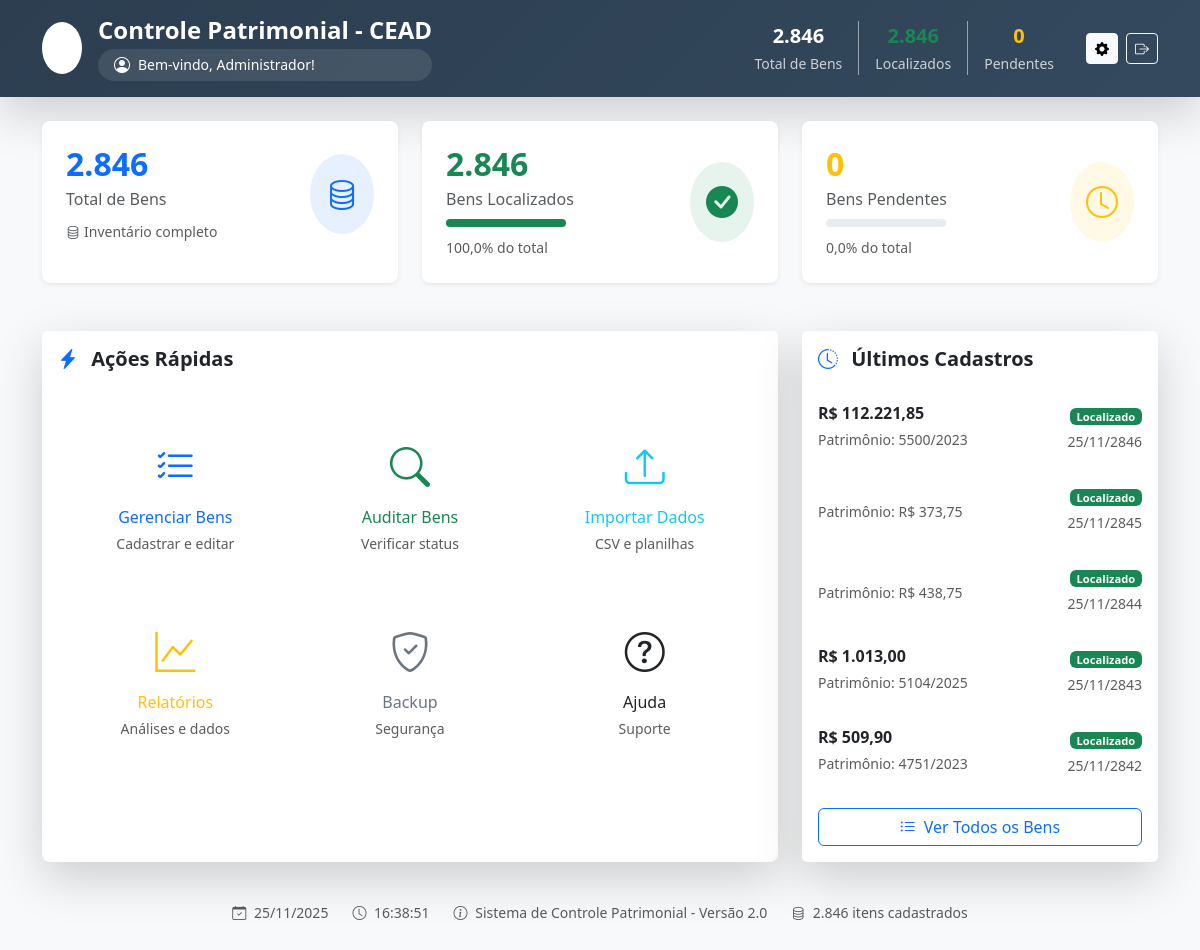
The app's page /index.php (signed in), older data.
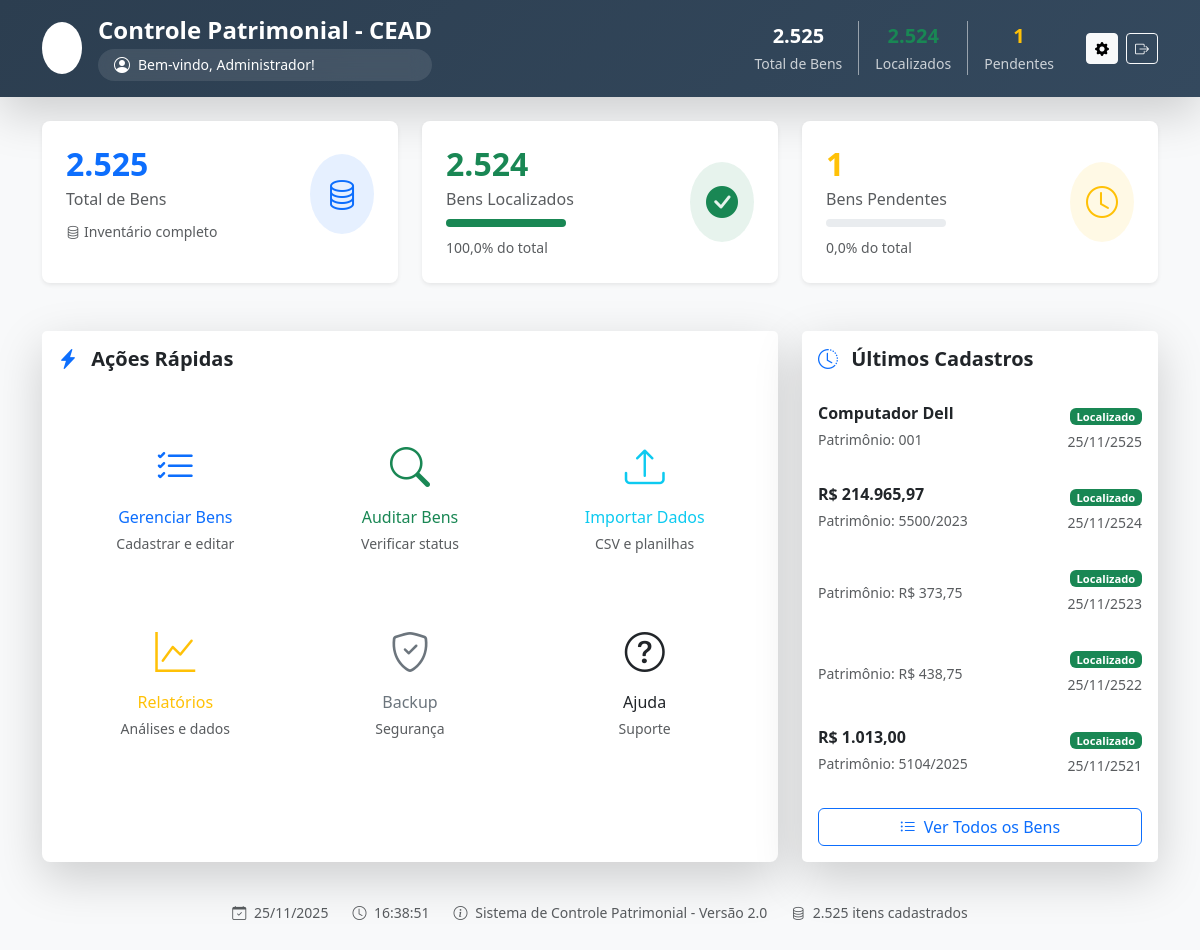
The same page, newer data.
### tables this page shows
CREATE TABLE `bens` (
  `id` int(11) NOT NULL AUTO_INCREMENT,
  `unidade_gestora` varchar(200) DEFAULT NULL,
  `localidade` varchar(200) DEFAULT NULL,
  `responsavel_localidade` varchar(100) DEFAULT NULL,
  `numero_patrimonio` varchar(100) NOT NULL,
  `descricao` text DEFAULT NULL,
  `observacoes` text DEFAULT NULL,
  `status` enum('Localizado','Pendente') DEFAULT 'Pendente',
  `responsavel_bem` varchar(100) DEFAULT NULL,
  `auditor` varchar(100) DEFAULT NULL,
  `data_ultima_vistoria` date DEFAULT NULL,
  `data_vistoria_atual` date DEFAULT NULL,
  `imagem` varchar(255) DEFAULT NULL,
  `localizacao_atual` varchar(200) DEFAULT NULL,
  `data_criacao` timestamp NOT NULL DEFAULT current_timestamp(),
  `data_atualizacao` timestamp NOT NULL DEFAULT current_timestamp() ON UPDATE current_timestamp(),
  `data_auditoria` datetime DEFAULT NULL,
  `localidade_anterior` varchar(200) DEFAULT NULL,
  PRIMARY KEY (`id`),
  UNIQUE KEY `numero_patrimonio` (`numero_patrimonio`)
);

### index.php (the view, shortened to what the changed rows need)
<?php
function formatarNumero($numero) {
    return number_format($numero, 0, ',', '.');
}
function formatarData($data) {
    return date('d/m/Y', strtotime($data));
}
function abreviarTexto($texto, $limite = 30) {
    if (strlen($texto) <= $limite) return $texto;
    return substr($texto, 0, $limite) . '...';
}
$database = new Database();
$db = $database->getConnection();
$query_total = "SELECT COUNT(*) as total FROM bens";
$total_count = $db->query($query_total)->fetch(PDO::FETCH_ASSOC)['total'];
$query_localizados = "SELECT COUNT(*) as total FROM bens WHERE status = 'Localizado'";
$localizados_count = $db->query($query_localizados)->fetch(PDO::FETCH_ASSOC)['total'];
$query_pendentes = "SELECT COUNT(*) as total FROM bens WHERE status = 'Pendente'";
$pendentes_count = $db->query($query_pendentes)->fetch(PDO::FETCH_ASSOC)['total'];
$percentual_localizados = $total_count > 0 ? ($localizados_count / $total_count) * 100 : 0;
$percentual_pendentes = $total_count > 0 ? ($pendentes_count / $total_count) * 100 : 0;
$ultimos_bens = [];
try {
    $stmt = $db->query("DESCRIBE bens");
    $colunas = $stmt->fetchAll(PDO::FETCH_COLUMN);
    $coluna_nome = in_array('descricao', $colunas) ? 'descricao' :
                   (in_array('nome', $colunas) ? 'nome' : 'id');
    $coluna_patrimonio = in_array('numero_patrimonio', $colunas) ? 'numero_patrimonio' :
                        (in_array('patrimonio', $colunas) ? 'patrimonio' : 'id');
    $coluna_data = in_array('data_cadastro', $colunas) ? 'data_cadastro' :
                  (in_array('created_at', $colunas) ? 'created_at' : 'id');
    $query_ultimos = "SELECT id, $coluna_nome as descricao, $coluna_patrimonio as patrimonio,
                             $coluna_data as data_cadastro, status
                      FROM bens
                      ORDER BY $coluna_data DESC
                      LIMIT 5";
    $ultimos_bens = $db->query($query_ultimos)->fetchAll(PDO::FETCH_ASSOC);
} catch (PDOException $e) {
    error_log("Erro ao buscar últimos bens: " . $e->getMessage());
    $query_ultimos = "SELECT id, status FROM bens ORDER BY id DESC LIMIT 5";
    $ultimos_bens = $db->query($query_ultimos)->fetchAll(PDO::FETCH_ASSOC);
    foreach ($ultimos_bens as &$bem) {
        $bem['descricao'] = "Bem #" . $bem['id'];
        $bem['patrimonio'] = "PAT" . $bem['id'];
        $bem['data_cadastro'] = date('Y-m-d');
    }
    unset($bem);
}
?>
<!DOCTYPE html>
<html lang="pt-br">
<head>
    <link href="https://cdn.jsdelivr.net/npm/bootstrap@5.3.0/dist/css/bootstrap.min.css" rel="stylesheet">
    <link rel="stylesheet" href="https://cdn.jsdelivr.net/npm/bootstrap-icons@1.11.0/font/bootstrap-icons.css">
</head>
<body class="bg-light">
    <header class="gradient-bg text-white shadow-lg">
        <div class="container py-3">
            <div class="row align-items-center">
                <div class="col-lg-6 header-content">
                    <div class="d-flex align-items-center">
                        <div>
                            <h1 class="h4 mb-1 fw-bold">Controle Patrimonial - CEAD</h1>
                        </div>
                    </div>
                </div>
                <div class="col-lg-6">
                    <div class="d-flex align-items-center justify-content-lg-end user-stats gap-3 mt-3 mt-lg-0">
                        <div class="text-center">
                            <div class="fs-5 fw-bold"><?php echo formatarNumero($total_count); ?></div>
                            <small class="opacity-75">Total de Bens</small>
                        </div>
                        <div class="text-center">
                            <div class="fs-5 fw-bold text-success"><?php echo formatarNumero($localizados_count); ?></div>
                            <small class="opacity-75">Localizados</small>
                        </div>
                        <div class="text-center">
                            <div class="fs-5 fw-bold text-warning"><?php echo formatarNumero($pendentes_count); ?></div>
                            <small class="opacity-75">Pendentes</small>
                        </div>
                    </div>
                </div>
            </div>
        </div>
    </header>
    <main class="container py-4">
        <div class="row g-4 mb-5">
            <div class="col-md-4">
                <div class="card stat-card total card-hover border-0 shadow-sm h-100">
                    <div class="card-body p-4">
                        <div class="d-flex align-items-center justify-content-between">
                            <div>
                                <h3 class="h2 fw-bold text-primary mb-1">
                                    <?php echo formatarNumero($total_count); ?>
                                </h3>
                                <p class="text-muted mb-2">Total de Bens</p>
                                <small class="text-muted">
                                    <i class="bi bi-database me-1"></i>Inventário completo
                                </small>
                            </div>
                        </div>
                    </div>
                </div>
            </div>
            <div class="col-md-4">
                <div class="card stat-card localizados card-hover border-0 shadow-sm h-100">
                    <div class="card-body p-4">
                        <div class="d-flex align-items-center justify-content-between">
                            <div>
                                <h3 class="h2 fw-bold text-success mb-1">
                                    <?php echo formatarNumero($localizados_count); ?>
                                </h3>
                                <p class="text-muted mb-2">Bens Localizados</p>
                                <div class="progress mb-2" style="width: 120px;">
                                    <div class="progress-bar bg-success" style="width: <?php echo $percentual_localizados; ?>%"></div>
                                </div>
                                <small class="text-muted">
                                    <?php echo number_format($percentual_localizados, 1, ',', '.'); ?>% do total
                                </small>
                            </div>
                        </div>
                    </div>
                </div>
            </div>
            <div class="col-md-4">
                <div class="card stat-card pendentes card-hover border-0 shadow-sm h-100">
                    <div class="card-body p-4">
                        <div class="d-flex align-items-center justify-content-between">
                            <div>
                                <h3 class="h2 fw-bold text-warning mb-1">
                                    <?php echo formatarNumero($pendentes_count); ?>
                                </h3>
                                <p class="text-muted mb-2">Bens Pendentes</p>
                                <div class="progress mb-2" style="width: 120px;">
                                </div>
                                <small class="text-muted">
                                    <?php echo number_format($percentual_pendentes, 1, ',', '.'); ?>% do total
                                </small>
                            </div>
                        </div>
                    </div>
                </div>
            </div>
        </div>
        <div class="row g-4">
            <div class="col-lg-8">
                <div class="card shadow-lg border-0 rounded-3 h-100">
                    <div class="card-header bg-white py-3 border-0">
                        <h2 class="h5 mb-0 fw-bold">
                            <i class="bi bi-lightning-charge-fill text-primary me-2"></i> Ações Rápidas
                        </h2>
                    </div>
                </div>
            </div>
            <div class="col-lg-4">
                <div class="card shadow-lg border-0 rounded-3 h-100">
                    <div class="card-header bg-white py-3 border-0">
                        <h2 class="h5 mb-0 fw-bold">
                            <i class="bi bi-clock-history text-primary me-2"></i> Últimos Cadastros
                        </h2>
                    </div>
                    <div class="card-body p-0">
                        <?php if (count($ultimos_bens) > 0): ?>
                            <div class="list-group list-group-flush">
                                <?php foreach ($ultimos_bens as $bem): ?>
                                    <div class="list-group-item border-0 py-3">
                                        <div class="d-flex align-items-center justify-content-between">
                                            <div class="flex-grow-1 me-3">
                                                <h6 class="mb-1 fw-bold text-truncate" title="<?php echo htmlspecialchars($bem['descricao']); ?>">
                                                    <?php echo abreviarTexto(htmlspecialchars($bem['descricao'])); ?>
                                                </h6>
                                                <small class="text-muted">
                                                    Patrimônio: <?php echo htmlspecialchars($bem['patrimonio']); ?>
                                                </small>
                                            </div>
                                            <div class="text-end">
                                                <span class="badge status-badge <?php echo $bem['status'] === 'Localizado' ? 'bg-success' : 'bg-warning'; ?>">
                                                    <?php echo htmlspecialchars($bem['status']); ?>
                                                </span>
                                                <small class="d-block text-muted mt-1">
                                                    <?php echo formatarData($bem['data_cadastro']); ?>
                                                </small>
                                            </div>
                                        </div>
                                    </div>
                                <?php endforeach; ?>
                            </div>
                        <?php endif; ?>
                    </div>
                </div>
            </div>
        </div>
        <div class="row mt-4">
            <div class="col-12">
                <div class="card border-0 bg-transparent">
                    <div class="card-body text-center py-3">
                        <div class="d-flex flex-wrap justify-content-center align-items-center gap-4 text-muted">
                            <small>
                                <i class="bi bi-calendar-check me-1"></i>
                                <?php echo date('d/m/Y'); ?>
                            </small>
                            <small>
                                <i class="bi bi-clock me-1"></i>
                                <span data-hora><?php echo date('H:i'); ?></span>
                            </small>
                            <small>
                                <i class="bi bi-info-circle me-1"></i>
                                Sistema de Controle Patrimonial - Versão 2.0
                            </small>
                            <small>
                                <i class="bi bi-database me-1"></i>
                                <?php echo formatarNumero($total_count); ?> itens cadastrados
                            </small>
                        </div>
                    </div>
                </div>
            </div>
        </div>
    </main>
</body>
</html>

Row changes from the older to the newer data that the page shows:
removed bens: descricao "R$ 112.221,85", numero_patrimonio "5500/2023", status "Localizado", id "25/11/2846"
removed bens: numero_patrimonio "R$ 373,75", status "Localizado", id "25/11/2845"
removed bens: numero_patrimonio "R$ 438,75", status "Localizado", id "25/11/2844"
removed bens: descricao "R$ 1.013,00", numero_patrimonio "5104/2025", status "Localizado", id "25/11/2843"
removed bens: descricao "R$ 509,90", numero_patrimonio "4751/2023", status "Localizado", id "25/11/2842"
now on this page (row edited): bens: descricao "Computador Dell", numero_patrimonio "001", status "Localizado", id "25/11/2525"
now on this page (row edited): bens: descricao "R$ 214.965,97", numero_patrimonio "5500/2023", status "Localizado", id "25/11/2524"
now on this page (row edited): bens: numero_patrimonio "R$ 373,75", status "Localizado", id "25/11/2523"
now on this page (row edited): bens: numero_patrimonio "R$ 438,75", status "Localizado", id "25/11/2522"
now on this page (row edited): bens: descricao "R$ 1.013,00", numero_patrimonio "5104/2025", status "Localizado", id "25/11/2521"
Text that changed along with them:
formatarNumero($total_count): "2.846" → "2.525"
formatarNumero($localizados_count): "2.846" → "2.524"
formatarNumero($pendentes_count): "0" → "1"
